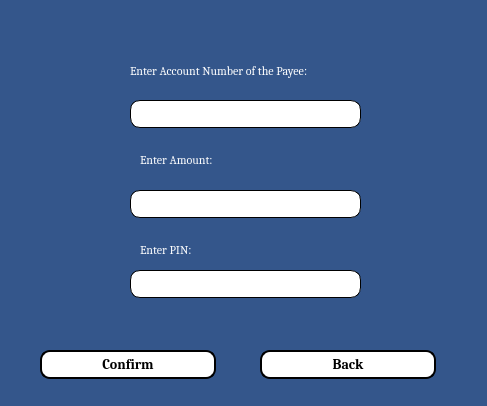
<?xml version="1.0" encoding="UTF-8"?>
<ui version="4.0">
 <class>Fundstransfer</class>
 <widget class="QDialog" name="Fundstransfer">
  <property name="geometry">
   <rect>
    <x>0</x>
    <y>0</y>
    <width>487</width>
    <height>406</height>
   </rect>
  </property>
  <property name="windowTitle">
   <string>Funds Transfer</string>
  </property>
  <property name="styleSheet">
   <string notr="true">*{
font-family:cambria;
}
QWidget{
background-color:#34568B;
}
QPushButton{
  background-color: white;
    border-style: outset;
    border-width: 2px;
    border-radius: 10px;
    color:black;
    font: bold 14px;
    min-width: 10em;
    padding: 6px;
}
QLineEdit{
  background-color: white;
    border-style: outset;
    border-width: 1px;
    border-radius: 10px;
     color:black;
    font: 14px;
    min-width: 10em;
    padding: 6px;
}
QDateEdit{
  background-color: white;
    border-style: outset;
    border-width: 1px;
    border-radius: 10px;
     color:black;
    font: 14px;
    min-width: 10em;
    padding: 6px;
}
QRadioButton{
 background-color: white;
    border-style: outset;
    border-width: 1px;
    border-radius: 10px;
    color:black;
    font: bold 14px;
    min-width: 10em;
    padding: 6px;

}
QLabel{
color:white;
}
QPushButton:hover{
background-color:black;
color:white;
  border-style: outset;
    border-width: 0px;
    border-radius: 10px;
}
</string>
  </property>
  <widget class="QLabel" name="label">
   <property name="geometry">
    <rect>
     <x>160</x>
     <y>110</y>
     <width>63</width>
     <height>20</height>
    </rect>
   </property>
   <property name="text">
    <string/>
   </property>
  </widget>
  <widget class="QLabel" name="label_2">
   <property name="geometry">
    <rect>
     <x>130</x>
     <y>60</y>
     <width>241</width>
     <height>21</height>
    </rect>
   </property>
   <property name="text">
    <string>Enter Account Number of the Payee:</string>
   </property>
  </widget>
  <widget class="QLineEdit" name="accountnum">
   <property name="geometry">
    <rect>
     <x>130</x>
     <y>100</y>
     <width>231</width>
     <height>28</height>
    </rect>
   </property>
  </widget>
  <widget class="QLabel" name="label_3">
   <property name="geometry">
    <rect>
     <x>140</x>
     <y>150</y>
     <width>161</width>
     <height>20</height>
    </rect>
   </property>
   <property name="text">
    <string>Enter Amount:</string>
   </property>
  </widget>
  <widget class="QLineEdit" name="amount">
   <property name="geometry">
    <rect>
     <x>130</x>
     <y>190</y>
     <width>231</width>
     <height>28</height>
    </rect>
   </property>
  </widget>
  <widget class="QPushButton" name="pushButton">
   <property name="geometry">
    <rect>
     <x>40</x>
     <y>350</y>
     <width>176</width>
     <height>29</height>
    </rect>
   </property>
   <property name="text">
    <string>Confirm</string>
   </property>
  </widget>
  <widget class="QPushButton" name="pushButton_2">
   <property name="geometry">
    <rect>
     <x>260</x>
     <y>350</y>
     <width>176</width>
     <height>29</height>
    </rect>
   </property>
   <property name="text">
    <string>Back</string>
   </property>
  </widget>
  <widget class="QLineEdit" name="lineEdit">
   <property name="geometry">
    <rect>
     <x>130</x>
     <y>270</y>
     <width>231</width>
     <height>28</height>
    </rect>
   </property>
   <property name="maxLength">
    <number>4</number>
   </property>
   <property name="echoMode">
    <enum>QLineEdit::Password</enum>
   </property>
  </widget>
  <widget class="QLabel" name="label_4">
   <property name="geometry">
    <rect>
     <x>140</x>
     <y>240</y>
     <width>71</width>
     <height>20</height>
    </rect>
   </property>
   <property name="text">
    <string>Enter PIN:</string>
   </property>
  </widget>
 </widget>
 <resources/>
 <connections/>
</ui>
